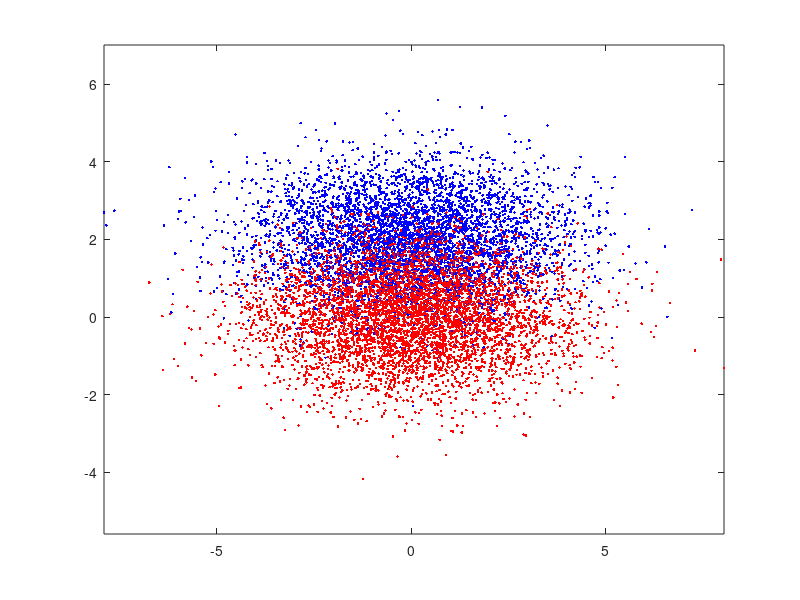
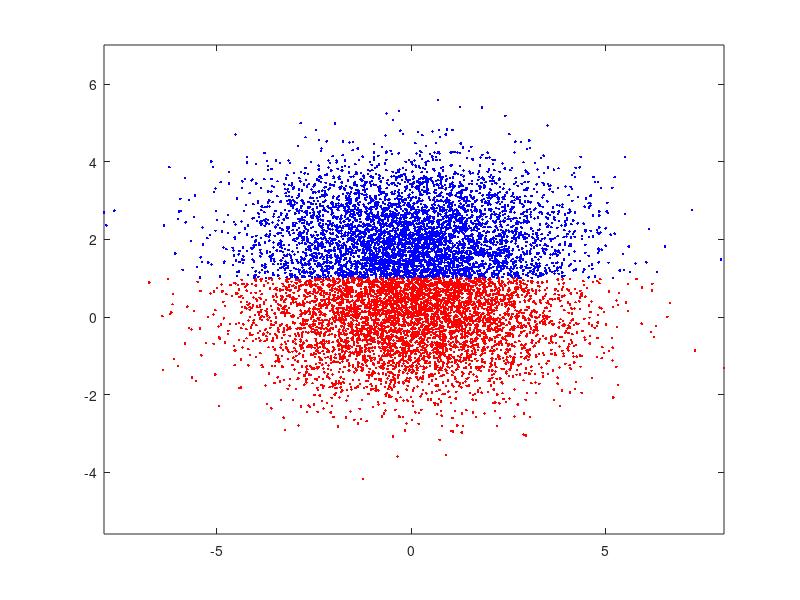
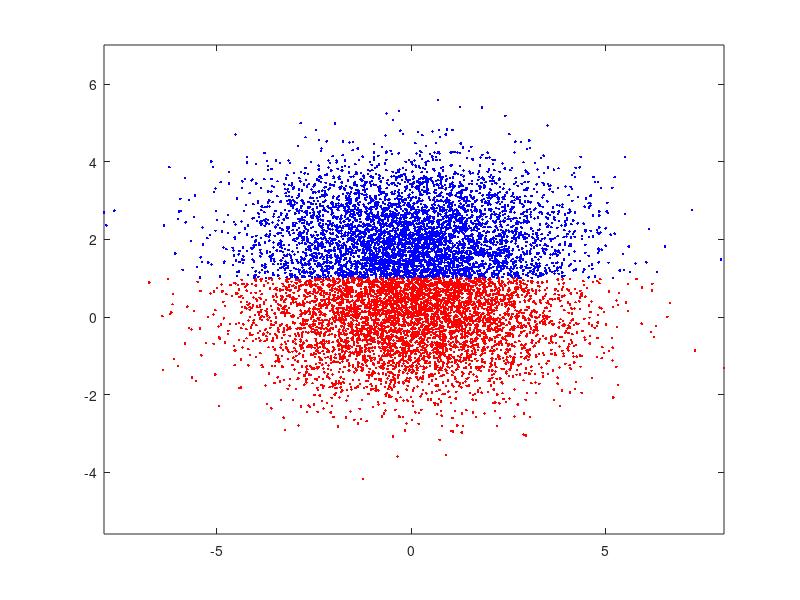

The MATLAB source for these figures, in order:
%-----------------------------------------------------------------
%  MATLAB code for Exercise 7.20
% Naive Bayes Classifier
%-----------------------------------------------------------------


clear
format compact
close all

randn('seed',0)
% Definition of mu's and Sigma
% Mean vectors and covariance matrix
m1=[0 2]';  m2=[0 0]'; S1=[4 0; 0 1]; S2= [4 0; 0 1];  %S1=[4 1.8; 1.8 1]; S2= [4 1.2; 1.2 1];

% Number of data points
n_points_per_class=5000;

% (i) Data point generation
X=[mvnrnd(m1',S1,n_points_per_class); mvnrnd(m2',S2,n_points_per_class)]';
label=[ones(1,n_points_per_class) 2*ones(1,n_points_per_class)];
[l,p]=size(X);
%Plot the data set
figure; plot(X(1,label==1),X(2,label==1),'.b',X(1,label==2),X(2,label==2),'.r'); axis equal


% (ii) Bayes classification of X
% Estimation of a priori probabilities
P1=n_points_per_class/p;
P2=P1;
% Estimation of pdf's for each data point
for i=1:p
    p1(i)=(1/(2*pi*sqrt(det(S1))))*exp(-(X(:,i)-m1)'*inv(S1)*(X(:,i)-m1));
    p2(i)=(1/(2*pi*sqrt(det(S2))))*exp(-(X(:,i)-m2)'*inv(S2)*(X(:,i)-m2));
end
% Classification of the data points
for i=1:p
    if(P1*p1(i)>P2*p2(i))
        class(i)=1;
    else
        class(i)=2;
    end
end

% (iii) Error probability estimation
Pe=0; %Probability of error
for i=1:p
    if(class(i)~=label(i))
        Pe=Pe+1;
    end
end
Pe=Pe/p

%Plot the data set
figure; plot(X(1,class==1),X(2,class==1),'.b',X(1,class==2),X(2,class==2),'.r'); axis equal

%(iv) 
% Estimation of pdf's for each data point
for i=1:p
    p1_naive(i)=( (1/(sqrt(2*pi*S1(1,1))))*exp(-(X(1,i)-m1(1))'*(X(1,i)-m1(1))/(2*S1(1,1))) ) * ( (1/(sqrt(2*pi*S1(2,2))))*exp(-(X(2,i)-m1(2))'*(X(2,i)-m1(2))/(2*S1(2,2))) );
    p2_naive(i)=( (1/(sqrt(2*pi*S2(1,1))))*exp(-(X(1,i)-m2(1))'*(X(1,i)-m2(1))/(2*S2(1,1))) ) * ( (1/(sqrt(2*pi*S2(2,2))))*exp(-(X(2,i)-m2(2))'*(X(2,i)-m2(2))/(2*S2(2,2))) );
end
% Classification of the data points
for i=1:p
    if(P1*p1_naive(i)>P2*p2_naive(i))
        class_naive(i)=1;
    else
        class_naive(i)=2;
    end
end

% (v) Error probability estimation
Pe_naive=0; %Probability of error
for i=1:p
    if(class_naive(i)~=label(i))
        Pe_naive=Pe_naive+1;
    end
end
Pe_naive=Pe_naive/p

%Plot the data set
figure; plot(X(1,class_naive==1),X(2,class_naive==1),'.b',X(1,class_naive==2),X(2,class_naive==2),'.r'); axis equal
